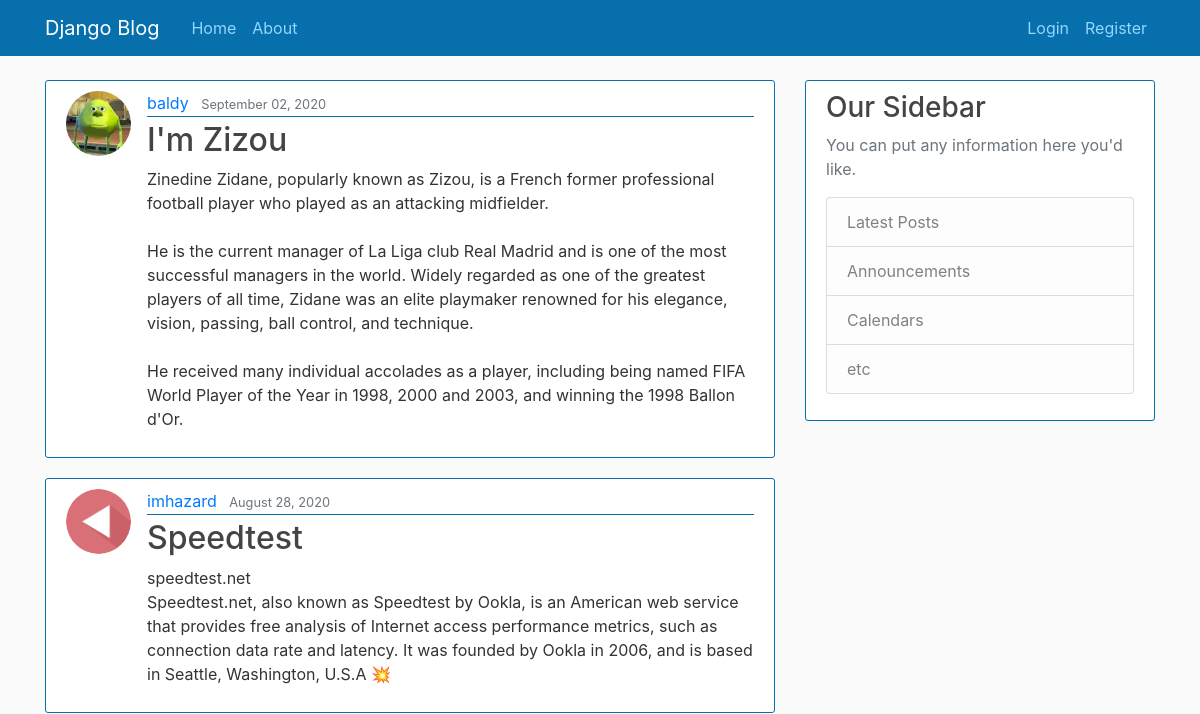
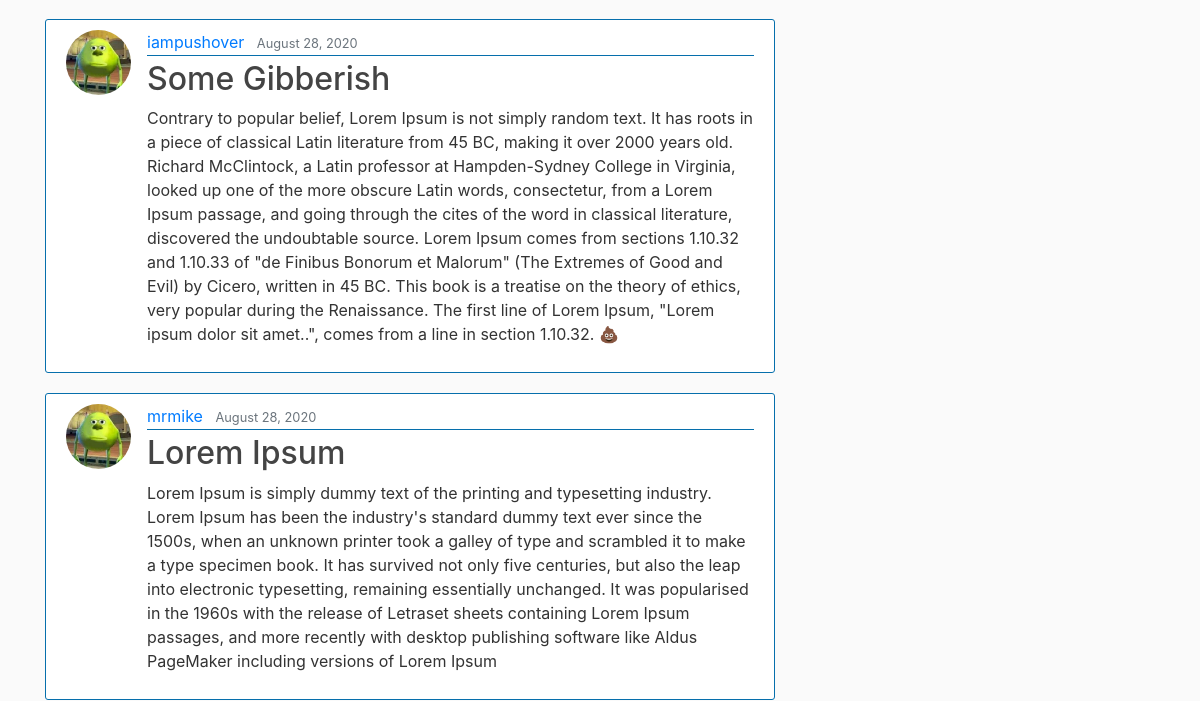
The app's page / (upper part), older data (2 pictures, top to bottom).
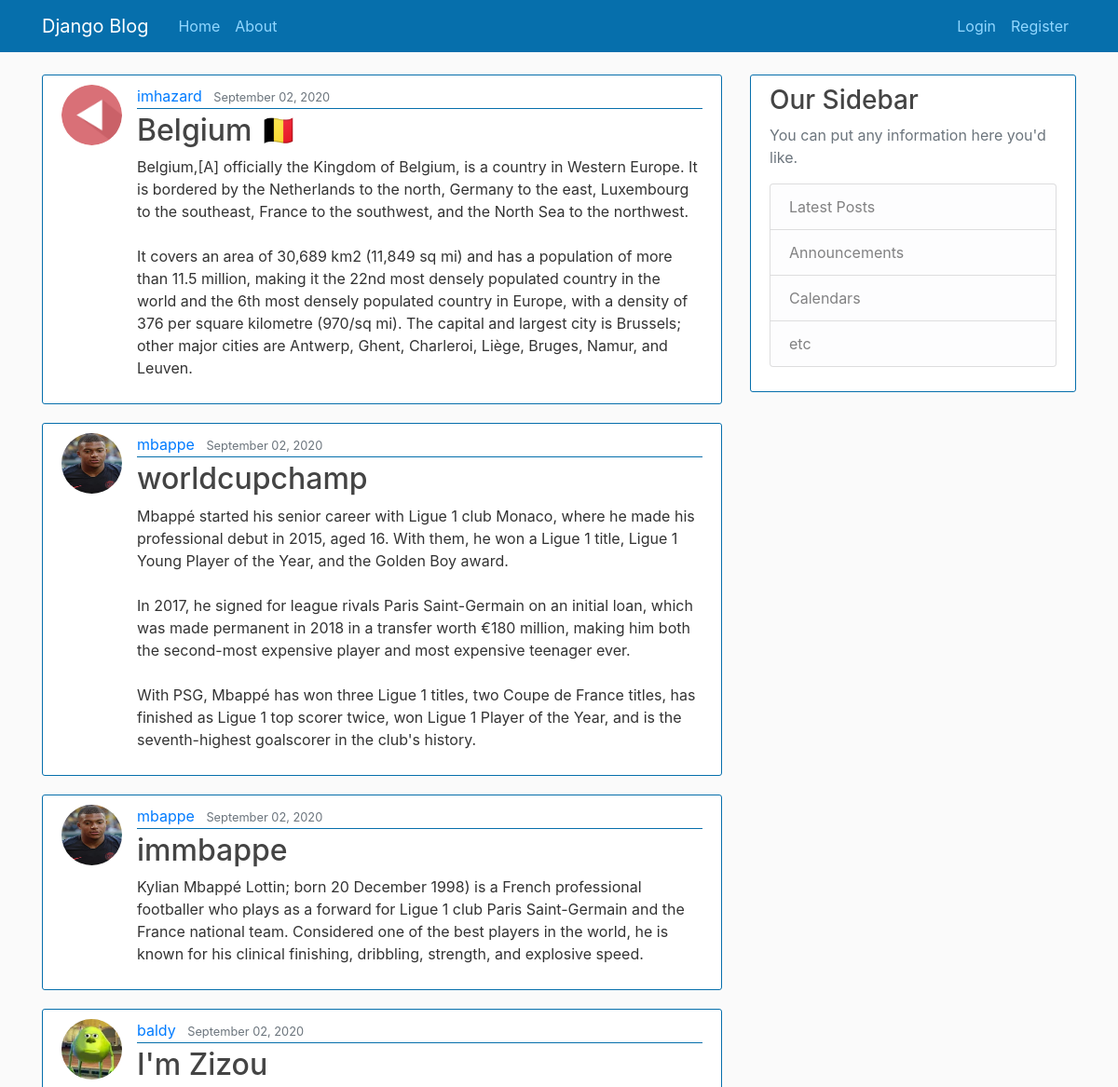
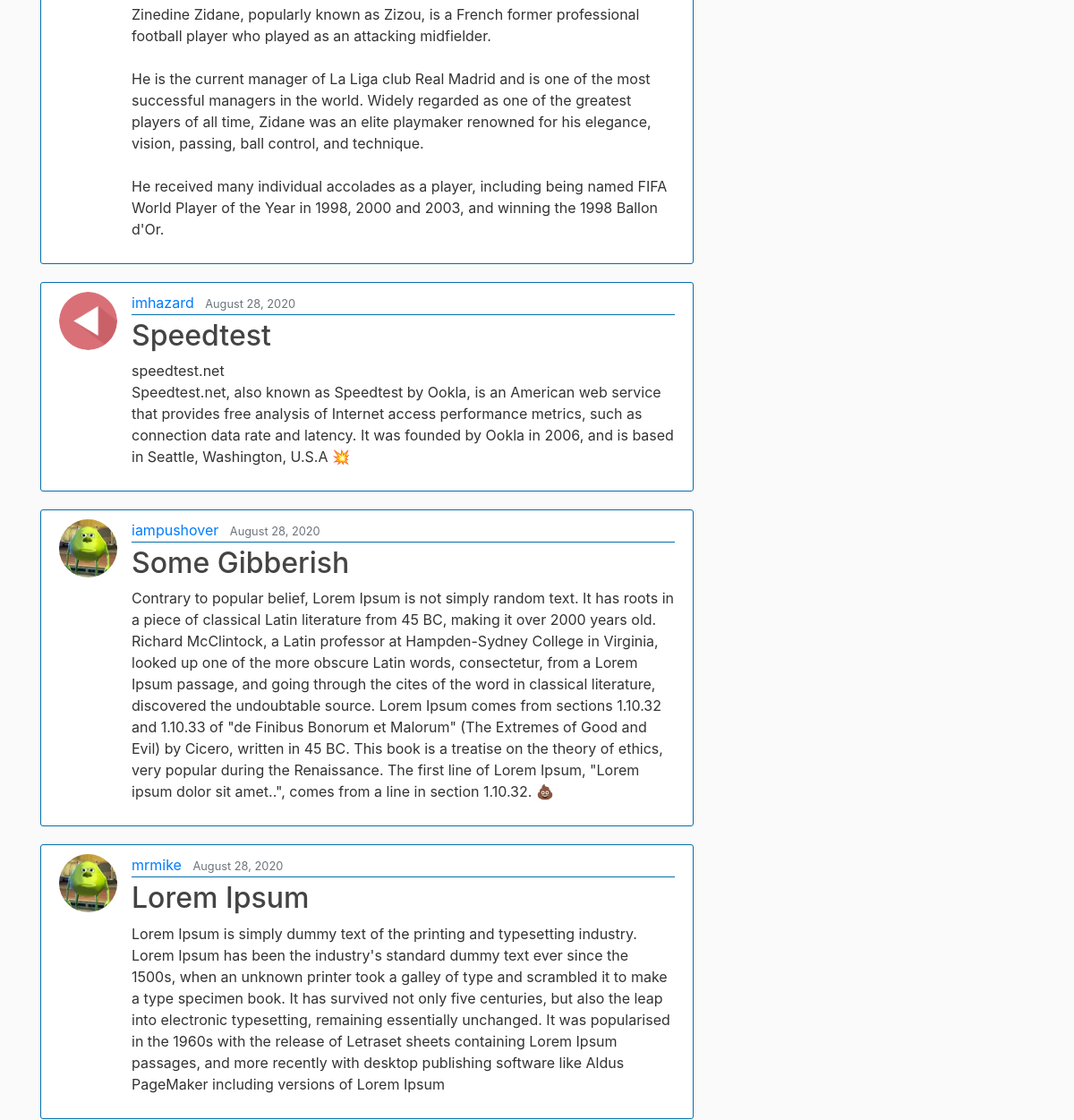
The same page, newer data (2 pictures, top to bottom).
### blog/models.py (models this page shows, shortened)
class Post(models.Model):  # creating the following attributes.
    title = models.CharField(max_length=100)
    content = models.TextField()
    date_posted = models.DateTimeField(default=timezone.now)
    author = models.ForeignKey(User, on_delete=models.CASCADE, null=True)

### users/models.py (models this page shows, shortened)
class Profile(models.Model):
    user = models.OneToOneField(User, on_delete=models.CASCADE)
    image = models.ImageField(default='default.jpg', upload_to='profile_pics')

### blog/views.py (the view)
# urls.py: path('', PostListView.as_view(), name='blog-home'),
class PostListView(ListView):
    model = Post
    template_name = 'blog/home.html'
    context_object_name = 'posts'
    ordering = ['-date_posted']

### blog/templates/blog/home.html
{%extends "blog/base.html"%} {%block content%}
{% for post in posts %}
<article class="media content-section">
  <img
    class="rounded-circle article-img"
    src="{{post.author.profile.image.url}}"
  />
  <div class="media-body">
    <div class="article-metadata">
      <a class="mr-2" href="#">{{ post.author }}</a>
      <small class="text-muted">{{ post.date_posted|date:"F d, Y" }}</small>
    </div>
    <h2>
      <a class="article-title" href="{%url 'post-detail' post.id%}"
        >{{ post.title }}</a
      >
    </h2>
    <p class="article-content">{{ post.content }}</p>
  </div>
</article>
{% endfor %} {% endblock content%}

### blog/templates/blog/base.html (shortened to what this page needs)
{%load static%}
<!DOCTYPE html>
<html lang="en">
  <head>
    <link
      rel="stylesheet"
      href="https://stackpath.bootstrapcdn.com/bootstrap/4.3.1/css/bootstrap.min.css"
    />
     <link rel="stylesheet" type="text/css" href="{%static 'blog/main.css'%}">
  </head>
  <body>
    <header class="site-header">
      <nav class="navbar navbar-expand-md navbar-dark bg-steel fixed-top">
        <div class="container">
          <a class="navbar-brand mr-4" href="{% url 'blog-home'%}">Django Blog</a>
          <div class="collapse navbar-collapse" id="navbarToggle">
            <div class="navbar-nav mr-auto">
              <a class="nav-item nav-link" href="{% url 'blog-home'%}">Home</a>
              <a class="nav-item nav-link" href="{% url 'blog-about'%}">About</a>
            </div>
            <div class="navbar-nav">
              {% if user.is_authenticated %}
              <a class="nav-item nav-link" href="{%url 'post-create'%}">New Post</a>
              <a class="nav-item nav-link" href="{%url 'profile'%}">Profile</a>
              <a class="nav-item nav-link" href="{%url 'logout'%}">Logout</a>
              {%else%}
              <a class="nav-item nav-link" href="{%url 'login'%}">Login</a>
              <a class="nav-item nav-link" href="{%url 'register'%}">Register</a>
              {%endif%}
            </div>
          </div>
        </div>
      </nav>
    </header>
    <main role="main" class="container">
        <div class="row">
          <div class="col-md-8">
            {% block content %}{% endblock %}
          </div>
          <div class="col-md-4">
            <div class="content-section">
              <h3>Our Sidebar</h3>
              <p class='text-muted'>You can put any information here you'd like.
                <ul class="list-group">
                  <li class="list-group-item list-group-item-light">Latest Posts</li>
                  <li class="list-group-item list-group-item-light">Announcements</li>
                  <li class="list-group-item list-group-item-light">Calendars</li>
                  <li class="list-group-item list-group-item-light">etc</li>
                </ul>
              </p>
            </div>
          </div>
        </div>
      </main>
  </body>
</html>

### blog/static/blog/main.css (style rules this page uses)
body { background: #fafafa; color: #333333; margin-top: 5rem; }
h1, h2, h3, h4, h5, h6 { color: #444444; }
ul { margin: 0; }
.bg-steel { background-color: #066fac; }
.site-header .navbar-nav .nav-link { color: #91d7ff; }
.content-section { background: #ffffff; padding: 10px 20px; border: 1px solid #066fac; border-radius: 3px; margin-bottom: 20px; }
.article-title { color: #444444; }
.article-content { white-space: pre-line; }
.article-img { height: 65px; width: 65px; margin-right: 16px; }
.article-metadata { padding-bottom: 1px; margin-bottom: 4px; border-bottom: 1px solid #066fac; }

Row changes from the older to the newer data that the page shows:
added Post: author.profile.image (picture), author "imhazard", date_posted "September 02, 2020", title "Belgium 🇧🇪", content "Belgium,[A] officially the Kingdom of Belgium, is a country in Western Europe. It is bordered by the Netherlands to the north, Germany to the east, Luxembourg to the southeast, France to the southwest, and the North Sea to the northwest. It covers an area of 30,689 km2 (11,849 sq mi) and has a population of more than 11.5 million, making it the 22nd most densely populated country in the world and the 6th most densely populated country in Europe, with a density of 376 per square kilometre (970/sq mi). The capital and largest city is Brussels; other major cities are Antwerp, Ghent, Charleroi, Liège, Bruges, Namur, and Leuven."
added Post: author.profile.image (picture), author "mbappe", date_posted "September 02, 2020", title "worldcupchamp", content "Mbappé started his senior career with Ligue 1 club Monaco, where he made his professional debut in 2015, aged 16. With them, he won a Ligue 1 title, Ligue 1 Young Player of the Year, and the Golden Boy award. In 2017, he signed for league rivals Paris Saint-Germain on an initial loan, which was made permanent in 2018 in a transfer worth €180 million, making him both the second-most expensive player and most expensive teenager ever. With PSG, Mbappé has won three Ligue 1 titles, two Coupe de France titles, has finished as Ligue 1 top scorer twice, won Ligue 1 Player of the Year, and is the seventh-highest goalscorer in the club's history."
added Post: author.profile.image (picture), author "mbappe", date_posted "September 02, 2020", title "immbappe", content "Kylian Mbappé Lottin; born 20 December 1998) is a French professional footballer who plays as a forward for Ligue 1 club Paris Saint-Germain and the France national team. Considered one of the best players in the world, he is known for his clinical finishing, dribbling, strength, and explosive speed."
